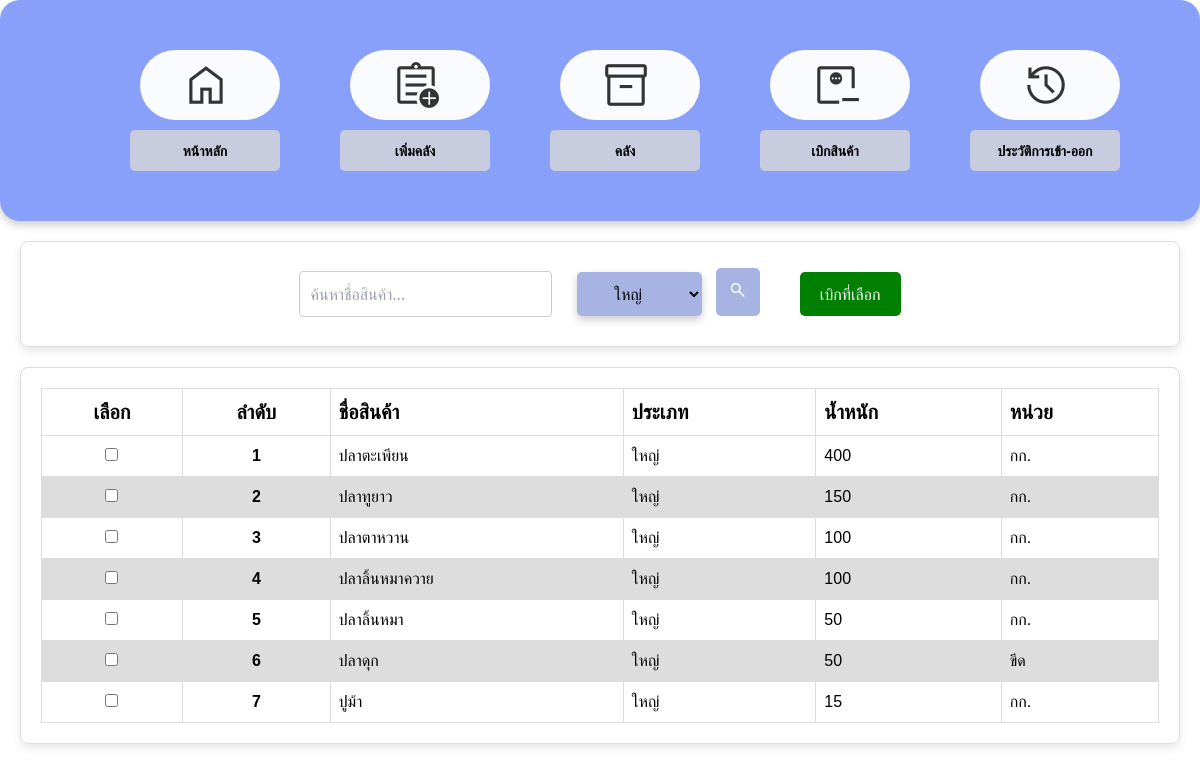
Screenshot of /projectfish/minus.php?type=ใหญ่ with the database file from the repository.
### tables this page shows
CREATE TABLE `inventory` (
  `id` int(11) NOT NULL,
  `product_name` varchar(255) DEFAULT NULL,
  `action` enum('เข้า','ออก') NOT NULL,
  `type` varchar(255) DEFAULT NULL,
  `weight` int(11) DEFAULT NULL,
  `unit` varchar(255) DEFAULT NULL,
  `price` int(11) DEFAULT NULL,
  `weight_out` decimal(10,2) DEFAULT NULL,
  `status` enum('เข้าคลัง','ออก') NOT NULL,
  `date_time` timestamp NOT NULL DEFAULT current_timestamp()
);

### projectfish/minus.php (the view, shortened to what this page needs)
<!DOCTYPE html>
<html lang="th">
<head>
    <link href="minus.css" rel="stylesheet" type="text/css" />
    <link href="dropdown_inventory.css" rel="stylesheet" type="text/css" />
    <link href="table_inv.css" rel="stylesheet" type="text/css" />
    <script src="https://cdn.tailwindcss.com"></script>
    <link rel="stylesheet" href="https://cdnjs.cloudflare.com/ajax/libs/font-awesome/6.0.0-beta3/css/all.min.css" />
    <link rel="stylesheet" href="https://cdnjs.cloudflare.com/ajax/libs/font-awesome/4.7.0/css/font-awesome.min.css">
</head>
<body>
    <div class="main-container">
        <div class="button-container">
            <div>
                <button class="btn glass"><a href="index.php">
                        <i class="material-symbols-outlined icon-large mr-2">home</i>
                    </a></button>
                <div class="la"><b>หน้าหลัก</b></div>
            </div>
            <div>
                <button class="btn glass"><a href="add_inventory.php">
                        <i class="material-symbols-outlined icon-large mr-2">assignment_add</i>
                    </a></button>
                <div class="la"><b>เพิ่มคลัง</b></div>
            </div>
            <div>
                <button class="btn glass"><a href="inventory.php">
                        <i class="material-symbols-outlined icon-large mr-2">inventory_2</i>
                    </a></button>
                <div class="la"><b>คลัง</b></div>
            </div>
            <div>
                <button class="btn glass"><a href="minus.php">
                        <i class="material-symbols-outlined icon-large mr-2">monitor_weight_loss</i>
                    </a></button>
                <div class="la"><b>เบิกสินค้า</b></div>
            </div>
            <div>
                <button class="btn glass"><a href="history.php">
                        <i class="material-symbols-outlined icon-large mr-2">history</i>
                    </a></button>
                <div class="la2"><b>ประวัติการเข้า-ออก</b></div>
            </div>
        </div>
    </div>
    <?php
$servername = "localhost";
$username = "root";
$password = "";
$dbname = "inventory_db";
$conn = new mysqli($servername, $username, $password, $dbname);
$type_filter = isset($_GET['type']) ? $_GET['type'] : '';
$search_query = isset($_GET['search']) ? $_GET['search'] : '';
$sql = "SELECT * FROM inventory WHERE 1=1";
if ($type_filter) {
    $type_filter = $conn->real_escape_string($type_filter);
    $sql .= " AND type = '$type_filter'";
}
$sql .= " AND weight > 0";
$sql .= " ORDER BY weight DESC";
$result = $conn->query($sql);
?>
        <div class="column1">
        <div class="wrapper">
        <div class="search-box">
            <form action="" method="GET">
                <input type="text" name="search" class="search-input" placeholder="ค้นหาชื่อสินค้า..." value="<?php echo htmlspecialchars($search_query); ?>">
                <select name="type" class="search-select">
                    <option value="ใหญ่" <?php if ($type_filter == 'ใหญ่') echo 'selected'; ?>>ใหญ่</option>
                </select>
                <button type="submit" class="search-button">
                    <i class="material-symbols-outlined icon-large1">search</i>
                </button>
            </form>
        </div>
        <form id="deduction-form" action="show_deduction_form.php" method="POST">
        <button type="submit" class="deletedata-button">เบิกที่เลือก</button>
    </div>
        <div class="wrapper">
            <table class="table">
                <thead>
                    <tr style="font-size:20px;">
                        <th><center>เลือก</center></th>
                        <th><center>ลำดับ</center></th>
                        <th>ชื่อสินค้า</th>
                        <th>ประเภท</th>
                        <th>น้ำหนัก</th>
                        <th>หน่วย</th>
                    </tr>
                </thead>
                <tbody>
                    <?php
                    if ($result->num_rows > 0) {
                        $row_number = 1;
                        while ($row = $result->fetch_assoc()) {
                            echo "<tr>";
                            echo "<td><center><input type='checkbox' name='selected_ids[]' value='" . $row['id'] . "'></center></td>";
                            echo "<th style='text-align: center;'>" . $row_number . "</th>";
                            echo "<td>" . $row['product_name'] . "</td>";
                            echo "<td>" . $row['type'] . "</td>";
                            echo "<td>" . $row['weight'] . "</td>";
                            echo "<td>" . $row['unit'] . "</td>";
                            echo "</tr>";
                            $row_number++;
                        }
                    } else {
                        echo "<tr><td colspan='7' style='text-align: center;'>ไม่มีข้อมูล</td></tr>";
                    }
                    ?>
                </tbody>
            </table>
        </div>
        </div>
</body>
</html>

### projectfish/minus.css (style rules this page uses)
.main-container { display: flex; align-items: center; justify-content: center; width: auto; padding: 50px; border-radius: 20px; box-shadow: 0 4px 8px rgba(0, 0, 0, 0.2); background-color: #89a0fa; background-size: cover; background-position: center; background-repeat: no-repeat; }
.button-container { display: flex; flex-wrap: wrap-reverse; justify-content: center; gap: 10px; }
.btn { display: flex; align-items: center; justify-content: center; width: 140px; padding: 10px; border: none; border-radius: 50px; background-color: rgba(255, 255, 255, 0.955); color: #333; cursor: pointer; text-align: center; text-decoration: none; transition: background-color 0.3s ease; margin-left: 60px; }
.btn a { text-decoration: none; color: inherit; display: flex; align-items: center; justify-content: center; }
.la, .la2 { margin-top: 10px; margin-left: 50px; font-size: 14px; background-color: #d7d7d7cb; color: #000000; border: none; padding: 10px; border-radius: 5px; text-align: center; }
.wrapper { display: flex; align-items: center; justify-content: space-between; padding: 20px; margin: 20px; border: 1px solid #ddd; border-radius: 8px; box-shadow: 0 4px 8px rgba(0, 0, 0, 0.1); }
.wrapper { display: flex; align-items: center; justify-content: center; }
.wrapper .search-box { margin-right: 20px; display: flex; align-items: center; }
.search-box { display: flex; align-items: center; }
.search-input { padding: 10px; border-radius: 4px; border: 1px solid #ccc; margin-right: 10px; }
.search-button { background-color: #A7B3E3; color: #fff; border: none; padding: 10px; border-radius: 5px; cursor: pointer; }
.search-select { box-shadow: 0 4px 8px rgba(0, 0, 0, 0.2); color: rgb(0, 0, 0); background-color: #A7B3E3; border-radius: 5px; margin: 10px; padding: 10px; padding-right: 20px; text-align: center; }

### projectfish/table_inv.css (style rules this page uses)
table { font-family: arial, sans-serif; border-collapse: collapse; width: 100%; }
td, th { border: 1px solid #dddddd; text-align: left; padding: 8px; }
tr:nth-child(even) { background-color: #dddddd; }

### projectfish/minus.php (style rules this page uses)
.icon-large { font-size: 50px; }
.icon-large1 { padding: 2px; font-size: 20px; }
.deletedata-button { margin-left: 20px; padding: 10px 20px; background-color: green; color: white; border: none; border-radius: 5px; cursor: pointer; }

### rows the page displays
inventory: product_name "ปลาตะเพียน", type "ใหญ่", weight "400", unit "กก."
inventory: product_name "ปลาทูยาว", type "ใหญ่", weight "150", unit "กก."
inventory: product_name "ปลาตาหวาน", type "ใหญ่", weight "100", unit "กก."
inventory: product_name "ปลาลิ้นหมาควาย", type "ใหญ่", weight "100", unit "กก."
inventory: product_name "ปลาลิ้นหมา", type "ใหญ่", weight "50", unit "กก."
inventory: product_name "ปลาดุก", type "ใหญ่", weight "50", unit "ขีด"
inventory: product_name "ปูม้า", type "ใหญ่", weight "15", unit "กก."
